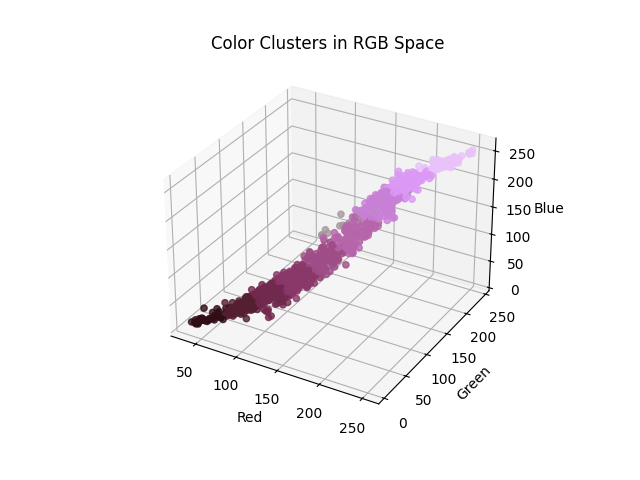
#> input picture piccolor/results/001/color_distribution.png, 640 x 480 px
$ python piccolor.py results/001/color_distribution.png
#> lines starting #> are read from the running program, lines starting #| are printed output that depends on the picture; after the words box and inside, x2 and y2 are one past the last pixel; in counts of white or black regions, pixels touching at a corner belong together
#!/usr/bin/env python3

import os
import argparse
from PIL import Image
from matplotlib.colors import rgb_to_hsv
from sklearn.cluster import KMeans
import matplotlib.pyplot as plt
import numpy as np


def load_image_and_remove_transparency(image_path):
    image = Image.open(image_path)
    image = image.convert("RGBA")  # 确保图像是 RGBA 模式

    # 转换为 NumPy 数组
    data = np.array(image)
    # 只选择 Alpha 值大于 0 的像素
    non_transparent = data[:, :, 3] > 0
    data = data[non_transparent][:, :3]  # 剔除 Alpha 通道并保留非透明像素

    return data


def extract_colors(image_path, num_colors=10):
    print("Analyzing pic colors...")
    # 读取图像并转换为 RGB
    image = load_image_and_remove_transparency(image_path)
    data = np.array(image)

    # 重塑图像数组为（宽*高，3）
    reshaped_data = data.reshape(-1, 3)

    # 使用 KMeans 聚类算法
    kmeans = KMeans(n_clusters=num_colors)
    kmeans.fit(reshaped_data)

    # 获取聚类中心（主要颜色）
    colors = kmeans.cluster_centers_

    return colors, kmeans.labels_, reshaped_data


def plot_color_distribution(colors, labels, data, image_path, sample_rate=0.01):
    output_file = os.path.join(os.path.dirname(image_path), "color_distribution.png")

    print("Drawing distribution maps...")
    fig = plt.figure()
    ax = fig.add_subplot(111, projection="3d")

    # 生成采样索引
    indices = np.random.choice(
        data.shape[0], size=int(data.shape[0] * sample_rate), replace=False
    )

    # 对应聚类中心颜色的归一化
    cluster_colors = colors[labels] / 255.0

    # 绘制采样点，颜色使用对应的聚类中心颜色
    ax.scatter(
        data[indices, 0],
        data[indices, 1],
        data[indices, 2],
        c=cluster_colors[indices],
        marker="o",
        alpha=0.8,
        edgecolor=None,
    )

    ax.set_title("Color Clusters in RGB Space")
    ax.set_xlabel("Red")
    ax.set_ylabel("Green")
    ax.set_zlabel("Blue")
    plt.savefig(output_file)  # 保存图像到文件
    plt.close()  # 关闭图形，防止在内存中留下打开的窗口


def plot_color_proportions(colors, labels, image_path):
    output_file = os.path.join(os.path.dirname(image_path), "color_proportions.png")
    print("Drawing proportion maps...")
    # 计算每种颜色的占比
    unique, counts = np.unique(labels, return_counts=True)
    proportions = counts / counts.sum()

    # 将 RGB 转换为 HSV
    hsv_colors = rgb_to_hsv(colors / 255.0)  # 先归一化RGB到[0, 1]范围

    # 根据色调（Hue）进行排序
    sorted_indices = np.argsort(hsv_colors[:, 0])  # HSV 中的第一个通道是色调
    sorted_colors = [colors[i] / 255 for i in sorted_indices]  # 归一化颜色
    sorted_proportions = proportions[sorted_indices]

    # 创建矩形图，颜色占比显示
    plt.figure(figsize=(10, 2), facecolor=None)
    current_position = 0
    for proportion, color in zip(sorted_proportions, sorted_colors):
        plt.fill_between(
            [current_position, current_position + proportion], 0, 1, color=color
        )
        current_position += proportion

    plt.xlim(0, 1)
    plt.axis("off")  # 关闭坐标轴
    plt.savefig(output_file, transparent=True)  # 保存到文件，背景透明
    plt.close()  # 关闭图形


def main():
    parser = argparse.ArgumentParser(description="Analyze and visualize image colors.")
    parser.add_argument("image_path", help="Path to the image file.")
    args = parser.parse_args()

    num_colors = 10  # Default number of colors
    colors, labels, reshaped_data = extract_colors(args.image_path, num_colors)
#> in load_image_and_remove_transparency, image is the input picture: PIL image 640x480 RGBA; mean R, G, B, A 246.2, 244.4, 245.9, 255
#> in load_image_and_remove_transparency, `non_transparent = data[:, :, 3] > 0`: non_transparent: shape (480, 640) bool; every value is 1
#> colors = [[244.2, 244.2, 244.3], [88.83, 48.56, 66.08], [184.6, 183.6, 184.1], [255, 255, 255], [19.05, 13.39, 14.81], [119.6, 118.2, 118.6], [209.2, 141.6, 227.6], [217.9, 212.7, 219.8], [180, 106, 167.8], [145.9, 68.1, 117.4]]

    plot_color_distribution(colors, labels, reshaped_data, args.image_path)
#> in plot_color_distribution, `plt.savefig(output_file)`:
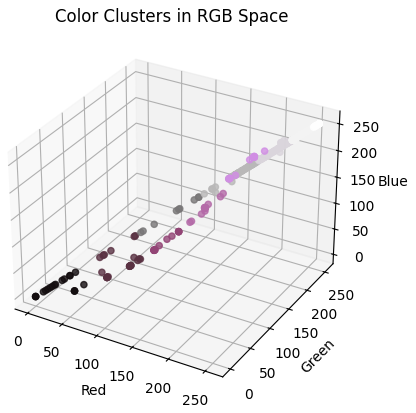
#> figure drawn by matplotlib, 1 panel
    plot_color_proportions(colors, labels, args.image_path)
#> in plot_color_proportions, `unique, counts = np.unique(labels, return_counts=True)`: unique = [0, 1, 2, 3, 4, 5, 6, 7, 8, 9]; counts = [61218, 2335, 5680, 223589, 1991, 1000, 2095, 5656, 1505, 2131]
#> in plot_color_proportions, `proportions = counts / counts.sum()`: proportions = [0.199, 0.0076, 0.0185, 0.728, 0.00648, 0.00326, 0.00682, 0.0184, 0.0049, 0.00694]
#> in plot_color_proportions, `hsv_colors = rgb_to_hsv(colors / 255.0)`: hsv_colors = [[0.798, 0.000167, 0.958], [0.927, 0.453, 0.348], [0.911, 0.00558, 0.724], [0.441, 1.02e-13, 1], [0.958, 0.297, 0.0747], [0.95, 0.0117, 0.469], [0.798, 0.378, 0.893], [0.79, 0.0325, 0.862], [0.861, 0.411, 0.706], [0.894, 0.533, 0.572]]
#> in plot_color_proportions, `sorted_indices = np.argsort(hsv_colors[:, 0])`: sorted_indices = [3, 7, 6, 0, 8, 9, 2, 1, 5, 4]
#> in plot_color_proportions, `sorted_colors = [colors[i] / 255 for i in sorted_indices]`: sorted_colors = [[1, 1, 1], [0.855, 0.834, 0.862], [0.82, 0.555, 0.893], [0.958, 0.958, 0.958], [0.706, 0.416, 0.658], [0.572, 0.267, 0.461], [0.724, 0.72, 0.722], [0.348, 0.19, 0.259], [0.469, 0.463, 0.465], [0.0747, 0.0525, 0.0581]]
#> in plot_color_proportions, `sorted_proportions = proportions[sorted_indices]`: sorted_proportions = [0.728, 0.0184, 0.00682, 0.199, 0.0049, 0.00694, 0.0185, 0.0076, 0.00326, 0.00648]
#> the loop in plot_color_proportions, `for proportion, color in zip(sorted_proportions, sorted_colors):` made 10 passes
#> (proportion, color, current_position) on passes 1 to 10: (0.728, [1, 1, 1], 0.728), (0.0184, [0.855, 0.834, 0.862], 0.746), (0.00682, [0.82, 0.555, 0.893], 0.753), (0.199, [0.958, 0.958, 0.958], 0.952), (0.0049, [0.706, 0.416, 0.658], 0.957), (0.00694, [0.572, 0.267, 0.461], 0.964), (0.0185, [0.724, 0.72, 0.722], 0.983), (0.0076, [0.348, 0.19, 0.259], 0.99), (0.00326, [0.469, 0.463, 0.465], 0.994), (0.00648, [0.0747, 0.0525, 0.0581], 1)
#> after the loop in plot_color_proportions, `for proportion, color in zip(sorted_proportions, sorted_colors):`: current_position = 1
#> in plot_color_proportions, `plt.savefig(output_file, transparent=True)`:
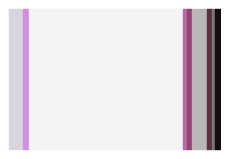
#> figure drawn by matplotlib, 1 panel


if __name__ == "__main__":
    main()
